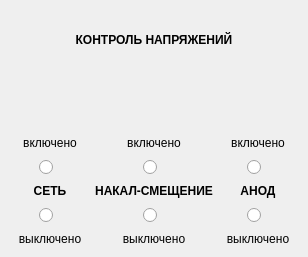
<?xml version="1.0" encoding="UTF-8"?>
<ui version="4.0">
 <class>PowerPultWidget</class>
 <widget class="QWidget" name="PowerPultWidget">
  <property name="geometry">
   <rect>
    <x>0</x>
    <y>0</y>
    <width>308</width>
    <height>257</height>
   </rect>
  </property>
  <property name="windowTitle">
   <string>PowerPultWidget</string>
  </property>
  <layout class="QVBoxLayout" name="verticalLayout_4">
   <item>
    <layout class="QVBoxLayout" name="verticalLayout_7">
     <item>
      <widget class="QLabel" name="label_13">
       <property name="font">
        <font>
         <weight>75</weight>
         <bold>true</bold>
        </font>
       </property>
       <property name="text">
        <string>КОНТРОЛЬ НАПРЯЖЕНИЙ</string>
       </property>
       <property name="alignment">
        <set>Qt::AlignCenter</set>
       </property>
      </widget>
     </item>
     <item>
      <layout class="QHBoxLayout" name="horizontalLayout_8">
       <item>
        <widget class="QwtKnob" name="Knob_2" native="true">
         <property name="palette">
          <palette>
           <active>
            <colorrole role="Text">
             <brush brushstyle="SolidPattern">
              <color alpha="255">
               <red>255</red>
               <green>255</green>
               <blue>255</blue>
              </color>
             </brush>
            </colorrole>
            <colorrole role="ButtonText">
             <brush brushstyle="SolidPattern">
              <color alpha="255">
               <red>255</red>
               <green>255</green>
               <blue>255</blue>
              </color>
             </brush>
            </colorrole>
            <colorrole role="ToolTipText">
             <brush brushstyle="SolidPattern">
              <color alpha="255">
               <red>255</red>
               <green>255</green>
               <blue>255</blue>
              </color>
             </brush>
            </colorrole>
           </active>
           <inactive>
            <colorrole role="Text">
             <brush brushstyle="SolidPattern">
              <color alpha="255">
               <red>255</red>
               <green>255</green>
               <blue>255</blue>
              </color>
             </brush>
            </colorrole>
            <colorrole role="ButtonText">
             <brush brushstyle="SolidPattern">
              <color alpha="255">
               <red>255</red>
               <green>255</green>
               <blue>255</blue>
              </color>
             </brush>
            </colorrole>
            <colorrole role="ToolTipText">
             <brush brushstyle="SolidPattern">
              <color alpha="255">
               <red>255</red>
               <green>255</green>
               <blue>255</blue>
              </color>
             </brush>
            </colorrole>
           </inactive>
           <disabled>
            <colorrole role="Text">
             <brush brushstyle="SolidPattern">
              <color alpha="255">
               <red>106</red>
               <green>104</green>
               <blue>100</blue>
              </color>
             </brush>
            </colorrole>
            <colorrole role="ButtonText">
             <brush brushstyle="SolidPattern">
              <color alpha="255">
               <red>106</red>
               <green>104</green>
               <blue>100</blue>
              </color>
             </brush>
            </colorrole>
            <colorrole role="ToolTipText">
             <brush brushstyle="SolidPattern">
              <color alpha="255">
               <red>255</red>
               <green>255</green>
               <blue>255</blue>
              </color>
             </brush>
            </colorrole>
           </disabled>
          </palette>
         </property>
         <property name="upperBound" stdset="0">
          <double>12.000000000000000</double>
         </property>
         <property name="scaleMaxMajor" stdset="0">
          <number>12</number>
         </property>
         <property name="scaleMaxMinor" stdset="0">
          <number>1</number>
         </property>
         <property name="totalSteps" stdset="0">
          <UInt>12</UInt>
         </property>
         <property name="pageSteps" stdset="0">
          <UInt>2</UInt>
         </property>
         <property name="totalAngle" stdset="0">
          <double>340.000000000000000</double>
         </property>
         <property name="borderWidth" stdset="0">
          <number>0</number>
         </property>
        </widget>
       </item>
       <item>
        <widget class="QwtKnob" name="Knob" native="true">
         <property name="palette">
          <palette>
           <active>
            <colorrole role="Text">
             <brush brushstyle="SolidPattern">
              <color alpha="255">
               <red>255</red>
               <green>255</green>
               <blue>255</blue>
              </color>
             </brush>
            </colorrole>
            <colorrole role="ButtonText">
             <brush brushstyle="SolidPattern">
              <color alpha="255">
               <red>255</red>
               <green>255</green>
               <blue>255</blue>
              </color>
             </brush>
            </colorrole>
            <colorrole role="ToolTipText">
             <brush brushstyle="SolidPattern">
              <color alpha="255">
               <red>255</red>
               <green>255</green>
               <blue>255</blue>
              </color>
             </brush>
            </colorrole>
           </active>
           <inactive>
            <colorrole role="Text">
             <brush brushstyle="SolidPattern">
              <color alpha="255">
               <red>255</red>
               <green>255</green>
               <blue>255</blue>
              </color>
             </brush>
            </colorrole>
            <colorrole role="ButtonText">
             <brush brushstyle="SolidPattern">
              <color alpha="255">
               <red>255</red>
               <green>255</green>
               <blue>255</blue>
              </color>
             </brush>
            </colorrole>
            <colorrole role="ToolTipText">
             <brush brushstyle="SolidPattern">
              <color alpha="255">
               <red>255</red>
               <green>255</green>
               <blue>255</blue>
              </color>
             </brush>
            </colorrole>
           </inactive>
           <disabled>
            <colorrole role="Text">
             <brush brushstyle="SolidPattern">
              <color alpha="255">
               <red>106</red>
               <green>104</green>
               <blue>100</blue>
              </color>
             </brush>
            </colorrole>
            <colorrole role="ButtonText">
             <brush brushstyle="SolidPattern">
              <color alpha="255">
               <red>106</red>
               <green>104</green>
               <blue>100</blue>
              </color>
             </brush>
            </colorrole>
            <colorrole role="ToolTipText">
             <brush brushstyle="SolidPattern">
              <color alpha="255">
               <red>255</red>
               <green>255</green>
               <blue>255</blue>
              </color>
             </brush>
            </colorrole>
           </disabled>
          </palette>
         </property>
         <property name="upperBound" stdset="0">
          <double>12.000000000000000</double>
         </property>
         <property name="scaleMaxMajor" stdset="0">
          <number>12</number>
         </property>
         <property name="scaleMaxMinor" stdset="0">
          <number>1</number>
         </property>
         <property name="totalSteps" stdset="0">
          <UInt>12</UInt>
         </property>
         <property name="invertedControls" stdset="0">
          <bool>false</bool>
         </property>
         <property name="totalAngle" stdset="0">
          <double>340.000000000000000</double>
         </property>
         <property name="borderWidth" stdset="0">
          <number>1</number>
         </property>
        </widget>
       </item>
      </layout>
     </item>
     <item>
      <layout class="QHBoxLayout" name="horizontalLayout_7">
       <item>
        <layout class="QVBoxLayout" name="verticalLayout">
         <item>
          <widget class="QLabel" name="label_2">
           <property name="sizePolicy">
            <sizepolicy hsizetype="Preferred" vsizetype="Minimum">
             <horstretch>0</horstretch>
             <verstretch>0</verstretch>
            </sizepolicy>
           </property>
           <property name="text">
            <string>включено</string>
           </property>
           <property name="alignment">
            <set>Qt::AlignCenter</set>
           </property>
          </widget>
         </item>
         <item>
          <layout class="QHBoxLayout" name="horizontalLayout">
           <item>
            <widget class="BlackButton" name="masterOn">
             <property name="minimumSize">
              <size>
               <width>22</width>
               <height>22</height>
              </size>
             </property>
             <property name="maximumSize">
              <size>
               <width>22</width>
               <height>22</height>
              </size>
             </property>
             <property name="cursor">
              <cursorShape>PointingHandCursor</cursorShape>
             </property>
             <property name="text">
              <string/>
             </property>
            </widget>
           </item>
          </layout>
         </item>
         <item>
          <widget class="QLabel" name="label">
           <property name="sizePolicy">
            <sizepolicy hsizetype="Preferred" vsizetype="Minimum">
             <horstretch>0</horstretch>
             <verstretch>0</verstretch>
            </sizepolicy>
           </property>
           <property name="font">
            <font>
             <weight>75</weight>
             <bold>true</bold>
            </font>
           </property>
           <property name="text">
            <string>СЕТЬ</string>
           </property>
           <property name="alignment">
            <set>Qt::AlignCenter</set>
           </property>
          </widget>
         </item>
         <item>
          <layout class="QHBoxLayout" name="horizontalLayout_2">
           <item>
            <widget class="BlackButton" name="masterOff">
             <property name="minimumSize">
              <size>
               <width>22</width>
               <height>22</height>
              </size>
             </property>
             <property name="maximumSize">
              <size>
               <width>22</width>
               <height>22</height>
              </size>
             </property>
             <property name="cursor">
              <cursorShape>PointingHandCursor</cursorShape>
             </property>
             <property name="text">
              <string/>
             </property>
            </widget>
           </item>
          </layout>
         </item>
         <item>
          <widget class="QLabel" name="label_3">
           <property name="sizePolicy">
            <sizepolicy hsizetype="Preferred" vsizetype="Minimum">
             <horstretch>0</horstretch>
             <verstretch>0</verstretch>
            </sizepolicy>
           </property>
           <property name="text">
            <string>выключено</string>
           </property>
           <property name="alignment">
            <set>Qt::AlignCenter</set>
           </property>
          </widget>
         </item>
        </layout>
       </item>
       <item>
        <layout class="QVBoxLayout" name="verticalLayout_2">
         <item>
          <widget class="QLabel" name="label_4">
           <property name="sizePolicy">
            <sizepolicy hsizetype="Preferred" vsizetype="Minimum">
             <horstretch>0</horstretch>
             <verstretch>0</verstretch>
            </sizepolicy>
           </property>
           <property name="text">
            <string>включено</string>
           </property>
           <property name="alignment">
            <set>Qt::AlignCenter</set>
           </property>
          </widget>
         </item>
         <item>
          <layout class="QHBoxLayout" name="horizontalLayout_3">
           <item>
            <widget class="BlackButton" name="shiftOn">
             <property name="minimumSize">
              <size>
               <width>22</width>
               <height>22</height>
              </size>
             </property>
             <property name="maximumSize">
              <size>
               <width>22</width>
               <height>22</height>
              </size>
             </property>
             <property name="cursor">
              <cursorShape>PointingHandCursor</cursorShape>
             </property>
             <property name="text">
              <string/>
             </property>
            </widget>
           </item>
          </layout>
         </item>
         <item>
          <widget class="QLabel" name="label_5">
           <property name="sizePolicy">
            <sizepolicy hsizetype="Preferred" vsizetype="Minimum">
             <horstretch>0</horstretch>
             <verstretch>0</verstretch>
            </sizepolicy>
           </property>
           <property name="font">
            <font>
             <weight>75</weight>
             <bold>true</bold>
            </font>
           </property>
           <property name="text">
            <string>НАКАЛ-СМЕЩЕНИЕ</string>
           </property>
           <property name="alignment">
            <set>Qt::AlignCenter</set>
           </property>
          </widget>
         </item>
         <item>
          <layout class="QHBoxLayout" name="horizontalLayout_4">
           <item>
            <widget class="BlackButton" name="shiftOff">
             <property name="minimumSize">
              <size>
               <width>22</width>
               <height>22</height>
              </size>
             </property>
             <property name="maximumSize">
              <size>
               <width>22</width>
               <height>22</height>
              </size>
             </property>
             <property name="cursor">
              <cursorShape>PointingHandCursor</cursorShape>
             </property>
             <property name="text">
              <string/>
             </property>
            </widget>
           </item>
          </layout>
         </item>
         <item>
          <widget class="QLabel" name="label_6">
           <property name="sizePolicy">
            <sizepolicy hsizetype="Preferred" vsizetype="Minimum">
             <horstretch>0</horstretch>
             <verstretch>0</verstretch>
            </sizepolicy>
           </property>
           <property name="text">
            <string>выключено</string>
           </property>
           <property name="alignment">
            <set>Qt::AlignCenter</set>
           </property>
          </widget>
         </item>
        </layout>
       </item>
       <item>
        <layout class="QVBoxLayout" name="verticalLayout_3">
         <item>
          <widget class="QLabel" name="label_7">
           <property name="sizePolicy">
            <sizepolicy hsizetype="Preferred" vsizetype="Minimum">
             <horstretch>0</horstretch>
             <verstretch>0</verstretch>
            </sizepolicy>
           </property>
           <property name="text">
            <string>включено</string>
           </property>
           <property name="alignment">
            <set>Qt::AlignCenter</set>
           </property>
          </widget>
         </item>
         <item>
          <layout class="QHBoxLayout" name="horizontalLayout_5">
           <item>
            <widget class="BlackButton" name="anodeOn">
             <property name="minimumSize">
              <size>
               <width>22</width>
               <height>22</height>
              </size>
             </property>
             <property name="maximumSize">
              <size>
               <width>22</width>
               <height>22</height>
              </size>
             </property>
             <property name="cursor">
              <cursorShape>PointingHandCursor</cursorShape>
             </property>
             <property name="text">
              <string/>
             </property>
            </widget>
           </item>
          </layout>
         </item>
         <item>
          <widget class="QLabel" name="label_8">
           <property name="sizePolicy">
            <sizepolicy hsizetype="Preferred" vsizetype="Minimum">
             <horstretch>0</horstretch>
             <verstretch>0</verstretch>
            </sizepolicy>
           </property>
           <property name="font">
            <font>
             <weight>75</weight>
             <bold>true</bold>
            </font>
           </property>
           <property name="text">
            <string>АНОД</string>
           </property>
           <property name="alignment">
            <set>Qt::AlignCenter</set>
           </property>
          </widget>
         </item>
         <item>
          <layout class="QHBoxLayout" name="horizontalLayout_6">
           <item>
            <widget class="BlackButton" name="anodeOff">
             <property name="minimumSize">
              <size>
               <width>22</width>
               <height>22</height>
              </size>
             </property>
             <property name="maximumSize">
              <size>
               <width>22</width>
               <height>22</height>
              </size>
             </property>
             <property name="cursor">
              <cursorShape>PointingHandCursor</cursorShape>
             </property>
             <property name="text">
              <string/>
             </property>
            </widget>
           </item>
          </layout>
         </item>
         <item>
          <widget class="QLabel" name="label_9">
           <property name="sizePolicy">
            <sizepolicy hsizetype="Preferred" vsizetype="Minimum">
             <horstretch>0</horstretch>
             <verstretch>0</verstretch>
            </sizepolicy>
           </property>
           <property name="text">
            <string>выключено</string>
           </property>
           <property name="alignment">
            <set>Qt::AlignCenter</set>
           </property>
          </widget>
         </item>
        </layout>
       </item>
      </layout>
     </item>
    </layout>
   </item>
  </layout>
 </widget>
 <customwidgets>
  <customwidget>
   <class>QwtKnob</class>
   <extends>QWidget</extends>
   <header>qwt_knob.h</header>
  </customwidget>
  <customwidget>
   <class>BlackButton</class>
   <extends>QRadioButton</extends>
   <header location="global">controls.hpp</header>
  </customwidget>
 </customwidgets>
 <resources/>
 <connections/>
</ui>
